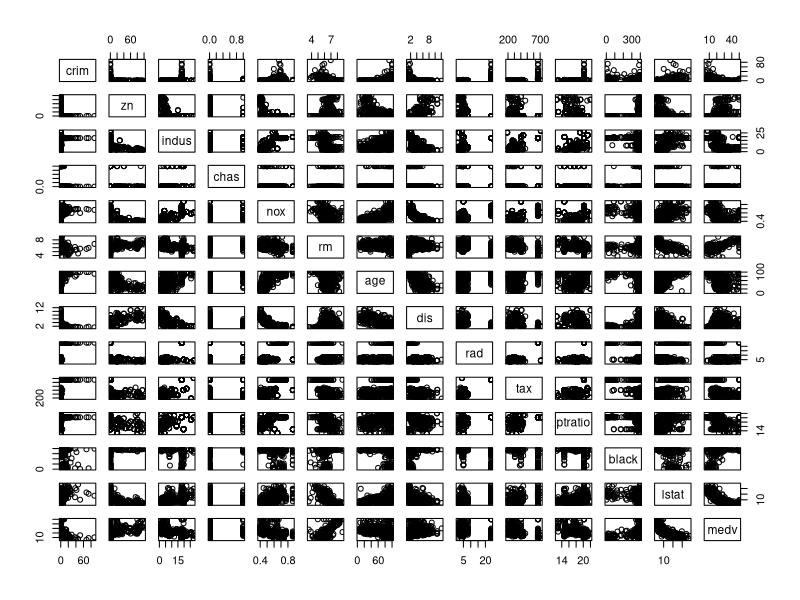
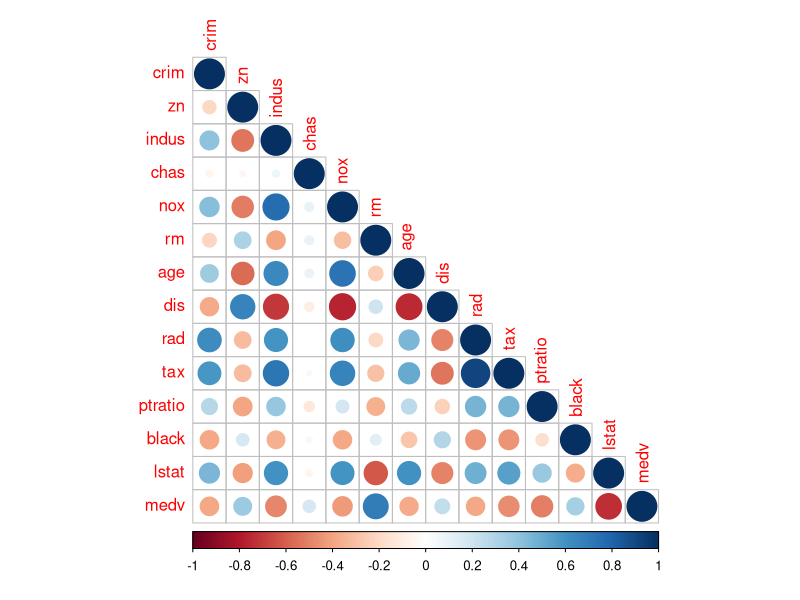

Recreate these plots in R, in order.
#data acquistion
library(MASS)
?Boston
View(Boston)
str(Boston)

#divide data into traning and testing
set.seed(123)
cut<-sample(2,nrow(Boston),replace=TRUE,  prob = c(0.7,0.3))
traning<-Boston[cut==1,]
testing<-Boston[cut==2,]
pairs(Boston)

#colinearity
crr<-cor(Boston)
crr
install.packages("corrplot")
library(corrplot)
corrplot(crr,type="lower")

#building model and checking multicolinearity
install.packages("car")
library(car)
model<-lm(medv~.,data = traning)
vif(model)
summary(model)

#predicting
pred<-predict(model,testing)
pred
tab<-table(pred,testing$medv)
tab
#accuray of model
1-(sum(diag(tab)))/sum(tab)
